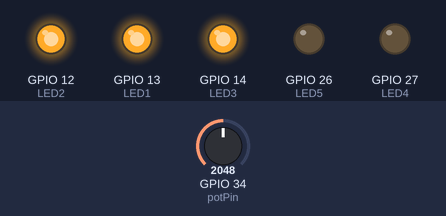
Simulated run of this sketch. Board: ESP32. Shown: output pins drawn as LEDs (lit = HIGH). Inputs (shaded band) come from the test bench; at power-on: GPIO 34 (potPin) = 2048. What the sketch prints to the serial monitor is not drawn.

Above: at 2.2 s.
2.3 s: GPIO 34 (potPin) set to 2535
3.8 s: GPIO 34 (potPin) set to 2678
At 5.0 s:
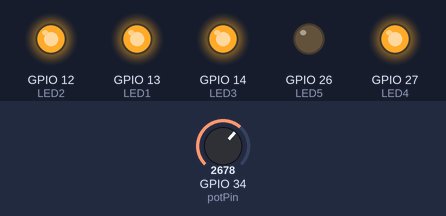
5.3 s: GPIO 34 (potPin) set to 3415
6.8 s: GPIO 34 (potPin) set to 3523
At 7.4 s:
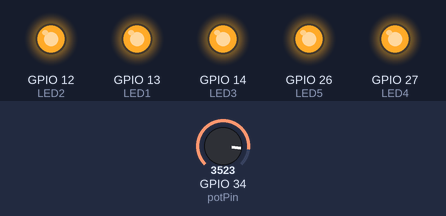
8.3 s: GPIO 34 (potPin) set to 1228
At 9.5 s:
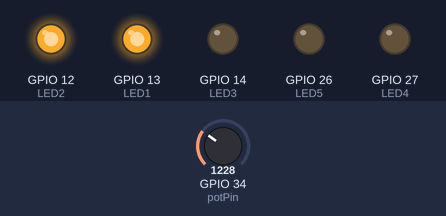
9.8 s: GPIO 34 (potPin) set to 1687
11.3 s: GPIO 34 (potPin) set to 1797
At 12.1 s:
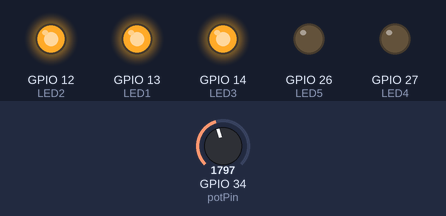
Timing chart, 0 to 13.8 s (numbered marks = the images above; inputs shaded):
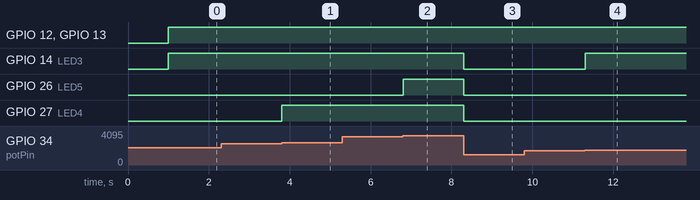

Measured:
- the behaviour switches between 2605 and 2606 on GPIO 34 (potPin) (found by bisection; images 0 and 1)
- the behaviour switches between 3474 and 3475 on GPIO 34 (potPin) (found by bisection; images 1 and 2)
- the behaviour switches between 1737 and 1738 on GPIO 34 (potPin) (found by bisection; images 3 and 4)
- after the input at 3.8 s, GPIO 27 (LED4): LOW → HIGH at once
- after the input at 6.8 s, GPIO 26 (LED5): LOW → HIGH at once
- after the input at 8.3 s, GPIO 14 (LED3), GPIO 26 (LED5), GPIO 27 (LED4): HIGH → LOW at once
- after the input at 11.3 s, GPIO 14 (LED3): LOW → HIGH at once

The sketch:

esp32_adc.ino
```cpp
// Potentiometer is connected to GPIO 34 (Analog ADC1_CH6)
const int potPin = 34;

// variable for storing the potentiometer value
int potValue = 0;

#define LED1 13
#define LED2 12
#define LED3 14
#define LED4 27
#define LED5 26

void setup() {
  pinMode(LED1,OUTPUT);
  pinMode(LED2,OUTPUT);
  pinMode(LED3,OUTPUT);
  pinMode(LED4,OUTPUT);
  pinMode(LED5,OUTPUT);

  Serial.begin(115200);
  delay(1000);
  digitalWrite(LED1, LOW);
  digitalWrite(LED2, LOW);
  digitalWrite(LED3, LOW);
  digitalWrite(LED4, LOW);
  digitalWrite(LED5, LOW);
}

void loop() {
  // Reading potentiometer value
  potValue = analogRead(potPin);
  Serial.println(potValue);
  float v = potValue * 3.3 / 4095;
  Serial.print("Voltage: ");
  Serial.println(v);
  if(v>0 && v<0.7)
  {
    digitalWrite(LED1, HIGH);
  digitalWrite(LED2, LOW);
  digitalWrite(LED3, LOW);
  digitalWrite(LED4, LOW);
  digitalWrite(LED5, LOW);

  }
  else if(v>=0.7 && v<1.4)
  {
    digitalWrite(LED1, HIGH);
  digitalWrite(LED2, HIGH);
  digitalWrite(LED3, LOW);
  digitalWrite(LED4, LOW);
  digitalWrite(LED5, LOW);
  }

  else if(v>=1.4 && v<2.1)
  {
    digitalWrite(LED1,HIGH);
  digitalWrite(LED2, HIGH);
  digitalWrite(LED3, HIGH);
  digitalWrite(LED4, LOW);
  digitalWrite(LED5, LOW);
  }

  else if(v>=2.1 && v<2.8)
  {
    digitalWrite(LED1, HIGH);
  digitalWrite(LED2, HIGH);
  digitalWrite(LED3, HIGH);
  digitalWrite(LED4, HIGH);
  digitalWrite(LED5, LOW);
  }
  else if(v>=2.8)
  {
    digitalWrite(LED1, HIGH);
  digitalWrite(LED2, HIGH);
  digitalWrite(LED3, HIGH);
  digitalWrite(LED4, HIGH);
  digitalWrite(LED5, HIGH);
  }
  else
 {
   digitalWrite(LED1, LOW);
  digitalWrite(LED2, LOW);
  digitalWrite(LED3, LOW);
  digitalWrite(LED4, LOW);
  digitalWrite(LED5, LOW);
 }


}
```
